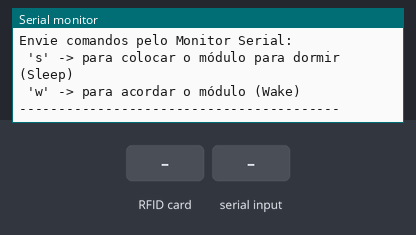
A sketch run on a simulated Arduino Uno, built for the host (arithmetic inside an expression is 32-bit, double 64-bit). Parts: the last lines printed to the serial monitor. The inputs (shaded band) are chosen by the test bench.

Above: at 1.2 s.
1.3 s: RFID card 5E 7A 19 C4 held to the reader
At 2.5 s:
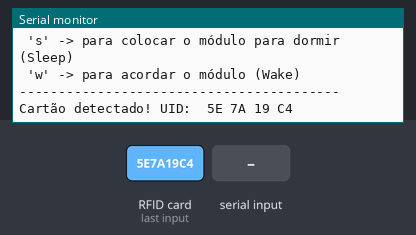
2.8 s: "s" received over Serial
At 3.1 s:
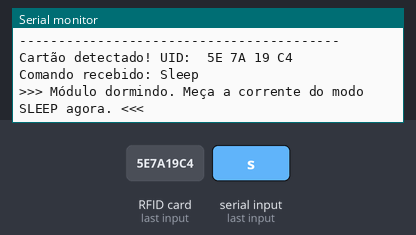
4.3 s: "w" received over Serial
At 4.9 s:
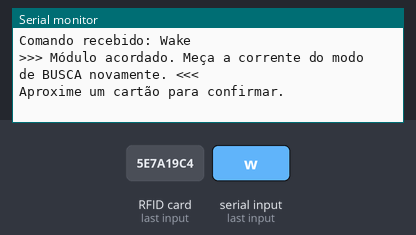

Measured:
- after the input at 1.3 s, the serial monitor: prints a new line at once (image 1)
- after the input at 2.8 s, the serial monitor: prints a new line at once (image 2)
- after the input at 4.3 s, the serial monitor: prints a new line at once (image 3)

The sketch:

TesteRFID.ino
```cpp
/**
 * @file Teste_RFID_Sleep.ino
 * @brief Sketch de teste isolado para o módulo MFRC522 (RFID).
 * @details Este código permite testar o funcionamento normal (buscando por cartões)
 * e o modo de baixo consumo (Soft Power Down), com feedback via Monitor Serial.
 * Ideal para verificar a economia de energia do modo sleep.
 * * @author DevHelper Gem
 * @date   16/09/2025
 */

// =================================================================
// BIBLIOTECAS
// =================================================================
#include <SPI.h>
#include <MFRC522.h>

// =================================================================
// CONFIGURAÇÃO DA FIAÇÃO (Pinos padrão do seu projeto)
// =================================================================
//
// DIAGRAMA DE FIAÇÃO:
// -----------------------------------------------------------------
// | ESP32 Pin | Componente                 | MFRC522 Pin          |
// |-----------|----------------------------|----------------------|
// |   3.3V    | Alimentação                | 3.3V                 |
// |    GND    | Terra                      | GND                  |
// |  GPIO 5   | Reset                      | RST                  |
// |  GPIO 4   | Chip Select (Slave Select) | SDA (CS/SS)          |
// |  GPIO 23  | Master Out Slave In        | MOSI                 |
// |  GPIO 34  | Master In Slave Out        | MISO                 |
// |  GPIO 18  | Serial Clock               | SCK                  |
// -----------------------------------------------------------------
#define SS_PIN  4  // SDA / CS
#define RST_PIN 5  // RST

// Cria o objeto MFRC522
MFRC522 mfrc522(SS_PIN, RST_PIN);

// Variável para controlar se o módulo está ativo ou dormindo
bool rfidAtivo = true;

// =================================================================
// SETUP
// =================================================================
void setup() {
  // Inicia a comunicação com o computador (Monitor Serial)
  Serial.begin(115200);
  while (!Serial); // Espera o Serial estar pronto

  Serial.println(F("Iniciando teste do MFRC522 (RFID)..."));

  // Inicia o barramento SPI
  SPI.begin(18, 34, 23, 4); // SCK, MISO, MOSI, SS

  // Inicia o módulo MFRC522
  mfrc522.PCD_Init();

  // Teste de verificação: Tenta ler a versão do firmware do chip.
  // Se não conseguir, há um problema de fiação ou hardware.
  byte firmwareVersion = mfrc522.PCD_ReadRegister(mfrc522.VersionReg);
  if (firmwareVersion == 0x00 || firmwareVersion == 0xFF) {
    Serial.println(F("ERRO: Módulo MFRC522 não encontrado."));
    Serial.println(F("Verifique a fiação SPI (SCK, MISO, MOSI, SS, RST)."));
    while (true); // Trava a execução
  }

  Serial.println(F("Módulo MFRC522 inicializado com sucesso!"));
  Serial.print(F("Versão do Firmware: 0x"));
  Serial.println(firmwareVersion, HEX);
  Serial.println(F("-----------------------------------------"));
  Serial.println(F("O módulo está ATIVO, buscando por cartões."));
  Serial.println(F(">>> Você pode medir a corrente do modo de BUSCA (POLLING) agora. <<<"));
  Serial.println(F("-----------------------------------------"));
  Serial.println(F("Envie comandos pelo Monitor Serial:"));
  Serial.println(F(" 's' -> para colocar o módulo para dormir (Sleep)"));
  Serial.println(F(" 'w' -> para acordar o módulo (Wake)"));
  Serial.println(F("-----------------------------------------"));
}

// =================================================================
// LOOP
// =================================================================
void loop() {
  // Se o módulo estiver ativo, ele fica procurando por cartões
  if (rfidAtivo) {
    // Procura por um novo cartão
    if (mfrc522.PICC_IsNewCardPresent()) {
      // Se encontrou, lê o UID (número de série)
      if (mfrc522.PICC_ReadCardSerial()) {
        Serial.print("Cartão detectado! UID: ");
        // Imprime o UID em hexadecimal
        for (byte i = 0; i < mfrc522.uid.size; i++) {
          Serial.print(mfrc522.uid.uidByte[i] < 0x10 ? " 0" : " ");
          Serial.print(mfrc522.uid.uidByte[i], HEX);
        }
        Serial.println();

        // Libera o cartão para a próxima leitura
        mfrc522.PICC_HaltA();
        delay(1000); // Pausa para não ler o mesmo cartão várias vezes
      }
    }
  }

  // Verifica se um comando foi enviado pelo Monitor Serial
  if (Serial.available()) {
    char command = Serial.read();

    switch (command) {
      case 's':
        Serial.println(F("\nComando recebido: Sleep"));
        mfrc522.PCD_SoftPowerDown(); // Coloca o chip em modo de baixo consumo
        rfidAtivo = false;
        Serial.println(F(">>> Módulo dormindo. Meça a corrente do modo SLEEP agora. <<<"));
        break;

      case 'w':
        Serial.println(F("\nComando recebido: Wake"));
        mfrc522.PCD_Init(); // Para acordar, é preciso reinicializar o módulo
        rfidAtivo = true;
        Serial.println(F(">>> Módulo acordado. Meça a corrente do modo de BUSCA novamente. <<<"));
        Serial.println(F("Aproxime um cartão para confirmar."));
        break;
    }
  }
}
```
